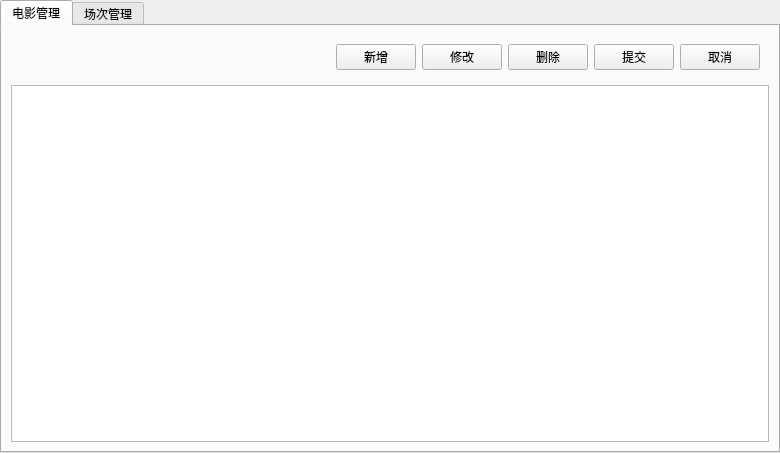
<?xml version="1.0" encoding="UTF-8"?>
<ui version="4.0">
 <class>FilmManager</class>
 <widget class="QWidget" name="FilmManager">
  <property name="geometry">
   <rect>
    <x>0</x>
    <y>0</y>
    <width>780</width>
    <height>453</height>
   </rect>
  </property>
  <property name="windowTitle">
   <string>Form</string>
  </property>
  <layout class="QVBoxLayout" name="verticalLayout">
   <property name="spacing">
    <number>0</number>
   </property>
   <property name="leftMargin">
    <number>0</number>
   </property>
   <property name="topMargin">
    <number>0</number>
   </property>
   <property name="rightMargin">
    <number>0</number>
   </property>
   <property name="bottomMargin">
    <number>0</number>
   </property>
   <item>
    <widget class="QTabWidget" name="tabWidget">
     <property name="currentIndex">
      <number>0</number>
     </property>
     <widget class="QWidget" name="tab_filmInfo">
      <attribute name="title">
       <string>电影管理</string>
      </attribute>
      <layout class="QVBoxLayout" name="verticalLayout_2">
       <item>
        <widget class="QWidget" name="widget_2" native="true">
         <layout class="QHBoxLayout" name="horizontalLayout_2">
          <item>
           <spacer name="horizontalSpacer_2">
            <property name="orientation">
             <enum>Qt::Horizontal</enum>
            </property>
            <property name="sizeHint" stdset="0">
             <size>
              <width>40</width>
              <height>20</height>
             </size>
            </property>
           </spacer>
          </item>
          <item>
           <widget class="QPushButton" name="pushButton_insertMovie">
            <property name="text">
             <string>新增</string>
            </property>
           </widget>
          </item>
          <item>
           <widget class="QPushButton" name="pushButton_updateMovie">
            <property name="text">
             <string>修改</string>
            </property>
           </widget>
          </item>
          <item>
           <widget class="QPushButton" name="pushButton_deleteMovie">
            <property name="text">
             <string>删除</string>
            </property>
           </widget>
          </item>
          <item>
           <widget class="QPushButton" name="pushButton_commitMovie">
            <property name="text">
             <string>提交</string>
            </property>
           </widget>
          </item>
          <item>
           <widget class="QPushButton" name="pushButton_cancelMovie">
            <property name="text">
             <string>取消</string>
            </property>
           </widget>
          </item>
         </layout>
        </widget>
       </item>
       <item>
        <widget class="QTableView" name="tableView_movieInfo">
         <property name="verticalScrollBarPolicy">
          <enum>Qt::ScrollBarAlwaysOff</enum>
         </property>
         <property name="horizontalScrollBarPolicy">
          <enum>Qt::ScrollBarAlwaysOff</enum>
         </property>
         <property name="sizeAdjustPolicy">
          <enum>QAbstractScrollArea::AdjustToContents</enum>
         </property>
         <property name="selectionMode">
          <enum>QAbstractItemView::SingleSelection</enum>
         </property>
         <property name="selectionBehavior">
          <enum>QAbstractItemView::SelectRows</enum>
         </property>
         <property name="verticalScrollMode">
          <enum>QAbstractItemView::ScrollPerPixel</enum>
         </property>
         <property name="horizontalScrollMode">
          <enum>QAbstractItemView::ScrollPerPixel</enum>
         </property>
        </widget>
       </item>
      </layout>
     </widget>
     <widget class="QWidget" name="tab_placeInfo">
      <attribute name="title">
       <string>场次管理</string>
      </attribute>
      <layout class="QVBoxLayout" name="verticalLayout_3">
       <item>
        <widget class="QWidget" name="widget_3" native="true">
         <layout class="QHBoxLayout" name="horizontalLayout_3">
          <item>
           <spacer name="horizontalSpacer_3">
            <property name="orientation">
             <enum>Qt::Horizontal</enum>
            </property>
            <property name="sizeHint" stdset="0">
             <size>
              <width>40</width>
              <height>20</height>
             </size>
            </property>
           </spacer>
          </item>
          <item>
           <widget class="QPushButton" name="pushButton_insertPlace">
            <property name="text">
             <string>新增</string>
            </property>
           </widget>
          </item>
          <item>
           <widget class="QPushButton" name="pushButton_updatePlace">
            <property name="text">
             <string>修改</string>
            </property>
           </widget>
          </item>
          <item>
           <widget class="QPushButton" name="pushButton_deletePlace">
            <property name="text">
             <string>删除</string>
            </property>
           </widget>
          </item>
          <item>
           <widget class="QPushButton" name="pushButton_commitPlace">
            <property name="text">
             <string>提交</string>
            </property>
           </widget>
          </item>
          <item>
           <widget class="QPushButton" name="pushButton_cancelPlace">
            <property name="text">
             <string>取消</string>
            </property>
           </widget>
          </item>
         </layout>
        </widget>
       </item>
       <item>
        <widget class="QTableView" name="tableView_placeInfo">
         <property name="verticalScrollBarPolicy">
          <enum>Qt::ScrollBarAlwaysOff</enum>
         </property>
         <property name="horizontalScrollBarPolicy">
          <enum>Qt::ScrollBarAlwaysOff</enum>
         </property>
         <property name="sizeAdjustPolicy">
          <enum>QAbstractScrollArea::AdjustToContents</enum>
         </property>
         <property name="selectionMode">
          <enum>QAbstractItemView::SingleSelection</enum>
         </property>
         <property name="selectionBehavior">
          <enum>QAbstractItemView::SelectRows</enum>
         </property>
         <property name="verticalScrollMode">
          <enum>QAbstractItemView::ScrollPerPixel</enum>
         </property>
         <property name="horizontalScrollMode">
          <enum>QAbstractItemView::ScrollPerPixel</enum>
         </property>
        </widget>
       </item>
      </layout>
     </widget>
    </widget>
   </item>
  </layout>
 </widget>
 <resources/>
 <connections/>
</ui>
